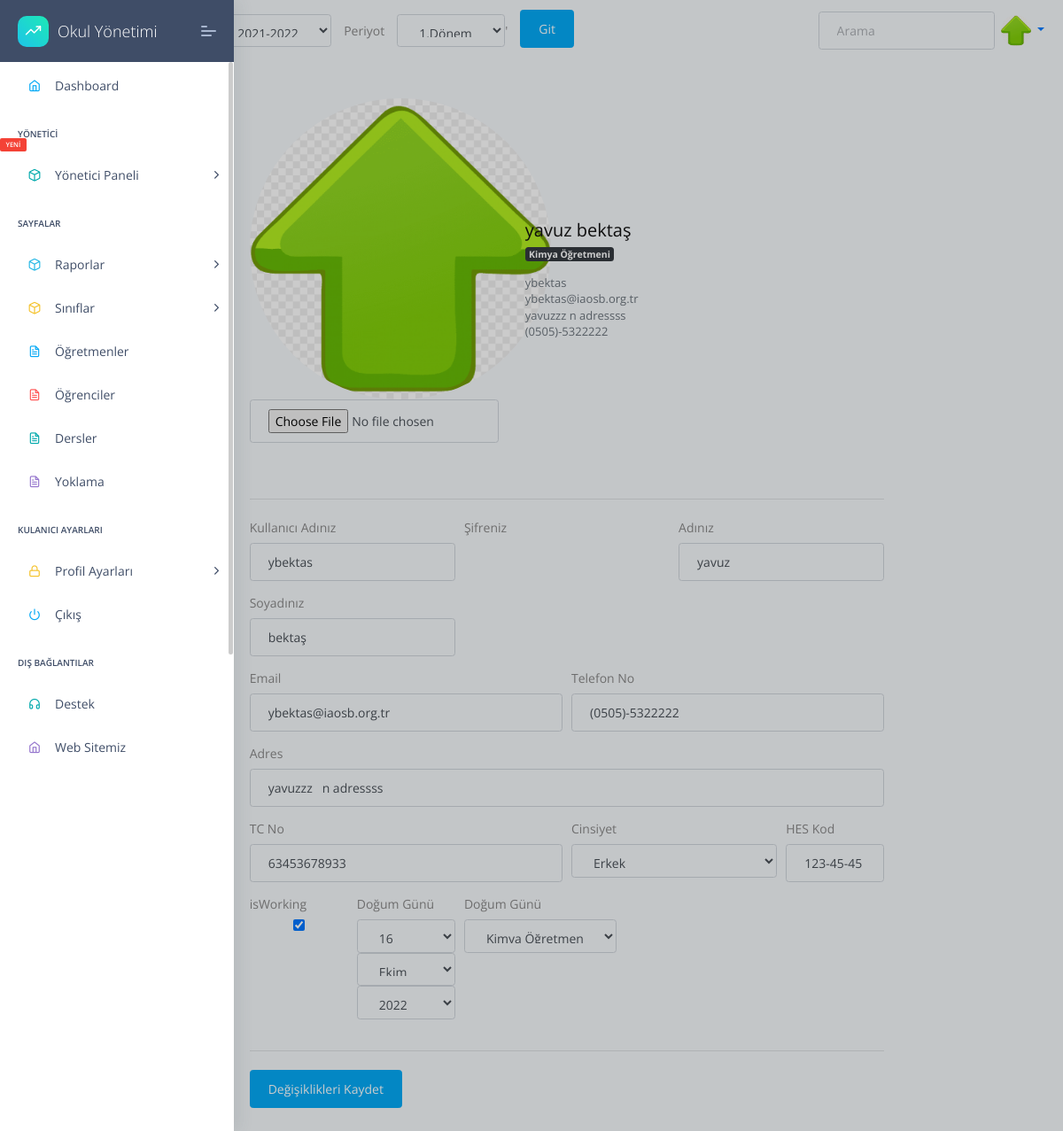
The app's page /profil.html (signed in) with its own data.
### apps/home/models.py (models this page shows, shortened)
class Profil(models.Model):
    user=models.OneToOneField(User,on_delete=models.CASCADE,related_name="user")
    TC=models.CharField(max_length=11,unique=True,validators=[validateEven],blank=True,null=True)# regex eklenecek, validasyon yapilacak
    image=models.ImageField(upload_to=upload_location,blank=True,null=True,default='images/person.png')
    job=models.ForeignKey(JobsTable,on_delete=models.CASCADE,unique=False,blank=True,null=True)
    phone=models.CharField(validators=[validatePhone], max_length=17, blank=True,default="05",null=True,unique=False) # regex eklenecek, validasyon yapilacak
    adress=models.TextField(max_length=100,unique=False,blank=True,null=True)
    isWorking=models.BooleanField(default=True,unique=False,blank=True,null=True)
    HESCode=models.CharField(max_length=12,unique=True,validators=[validateHesCode],blank=True,null=True)
    birthdate=models.DateField(("Doğum Tarihiniz"), auto_now=False, auto_now_add=False,unique=False,blank=True,null=True)
    sexualChoice=(('Kız','Kız'),
              ('Erkek','Erkek'),
              ('Diger','Diğer'),
    )
    gender=CharField(max_length=10 ,choices=sexualChoice,unique=False,blank=True,null=True)

class JobsTable(models.Model):
    name=models.CharField(max_length=50,default="",)
    def __str__(self):
        return self.name

### apps/home/views.py (the view, shortened to what this page needs)
# urls.py: path('profil.html', views.profilUpdate, name='users-edit'),
@login_required(login_url="/login/")
def profilUpdate(request,pk=None):
    if pk==None:
        pk=request.user.id
    user = User.objects.get(id=pk)
    post = Profil.objects.get(user=user)
    jobs =  JobsTable.objects.all()
    profile_form = ProfilForm(request.POST,request.FILES, instance=post)
    user_form = UserForm(request.POST, instance=user)
    profile_form = ProfilForm(instance=post)
    user_form = UserForm(instance=user)
    context={
        'user':user,
        'detail':post,
        'jobs':jobs,
        'profile_form':profile_form,
        'user_form':user_form,
        'media_url':settings.MEDIA_URL,
        'sessions':sessions,
        "periods":periods,
        'all_class_levels':all_class_levels
        }
    return render(request, "home/profil.html", context)

### apps/home/form.py
class UserForm(forms.ModelForm):
    username = forms.CharField(widget=forms.TextInput(attrs={
        'id':'username',
        'class': 'form-control',
        'placeholder': 'Kullanıcı Adı'
    }),required=False)
    first_name = forms.CharField(widget=forms.TextInput(attrs={
        'id':'first_name',
        'class': 'form-control',
        'placeholder': 'Adınız'
    }),required=False)
    last_name = forms.CharField(widget=forms.TextInput(attrs={
        'id':'last_name',
        'class': 'form-control',
        'placeholder': 'Soy adınız'
    }),required=False)
    email = forms.EmailField(widget=forms.EmailInput(attrs={
        'id':'email',
        'class': 'form-control',
        'placeholder': 'Your Email'
    }),required=False)
    class Meta:
        model = User
        fields =  ['username','first_name',"last_name","email"]

### apps/home/models.py (called while the page is built)
    def __str__(self):
      return self.session

    def __str__(self):
      return self.period

### apps/templates/home/profil.html (shortened to what this page needs)
{% extends "layouts/base.html" %}
{% block content %}
<div class="container">
    <div class="row justify-content-center">
        <div class="col-12 col-lg-10 col-xl-8 mx-auto">
            <div class="my-4">
                <form method="POST">
                    <div class="row mt-5 align-items-center">
                        <div class="col-md-5 text-center mb-5">
                            <div class="avatar avatar-xl">
                                <img src="{{detail.image.url}}" alt="..." class="avatar-img rounded-circle" width="340" height="340"/>
                                {{profile_form.image}}
                            </div>
                        </div>
                        <div class="col">
                            <div class="row align-items-center">
                                <div class="col-md-7">
                                    <h4 class="mb-1">{{detail.user.first_name}} {{detail.user.last_name}}</h4>
                                    <p class="medium mb-3"><span class="badge badge-dark">{{detail.job.name}}</span></p>
                                </div>
                            </div>
                            <div class="row mb-4">
                                <div class="col">
                                    <p class="small mb-0 text-muted">{{detail.user.username}}</p>
                                    <p class="small mb-0 text-muted">{{detail.user.email}}</p>
                                    <p class="small mb-0 text-muted">{{detail.adress}}</p>
                                    <p class="small mb-0 text-muted">{{detail.phone}}</p>
                                </div>
                            </div>
                        </div>
                    </div>
                    <hr class="my-4" />
                    <div class="form-row">
                        <div class="form-group col-md-4">
                            <label for="lastname">Kullanıcı Adınız</label>
                            {{user_form.username}}
                        </div>
                        <div class="form-group col-md-4">
                            <label for="lastname">Şifreniz</label>
                        </div>
                        <div class="form-group col-md-4">
                            <label for="firstname">Adınız</label>
                            {{user_form.first_name|capfirst }}
                        </div>
                        <div class="form-group col-md-4">
                            <label for="lastname">Soyadınız</label>
                            {{user_form.last_name|capfirst }}
                        </div>
                    </div>
                    <div class="form-row">
                    <div class="form-group col-md-6">
                        <label for="inputEmail4">Email</label>
                        {{user_form.email}}
                    </div>
                    <div class="form-group col-md-6">
                        <label for="phone">Telefon No</label>
                        {{profile_form.phone}}
                    </div>
                    </div>
                    <div class="form-group">
                        <label for="inputAddress5">Adres</label>
                        {{profile_form.adress}}
                    </div>
                    <div class="form-row">
                        <div class="form-group col-md-6">
                            <label for="inputCompany5">TC No</label>
                            {{profile_form.TC}}
                        </div>
                        <div class="form-group col-md-4">
                            <label for="inputGender">Cinsiyet</label>
                            {{profile_form.gender}}
                        </div>
                        <div class="form-group col-md-2">
                            <label for="HesCode">HES Kod</label>
                            {{profile_form.HESCode}}
                        </div>
                    </div>
                    <div class="form-row">
                    <div class="form-group col-md-2">
                        <label for="Working">isWorking</label>
                        {{profile_form.isWorking}}
                    </div>
                    <div class="form-group col-md-2">
                        <label for="inputBirthday">Doğum Günü</label>
                        {{profile_form.birthdate}}
                    </div>
                    <div class="form-group col-md-3">
                        <label for="inputBirthday">Doğum Günü</label>
                        {{profile_form.job}}
                    </div>
                </div>
                    <hr class="my-4" />
                    <button type="submit" class="btn btn-primary">Değişiklikleri Kaydet</button>
                </form>
            </div>
        </div>
    </div>
    </div>
    {% endblock content %}

### apps/templates/includes/navigation.html (shortened to what this page needs)
<nav  class="navbar navbar-expand-lg ">
  <div class="collapse navbar-collapse ">
  <div class="collapse navbar-collapse" id="navbarsExample03">
    <ul class="navbar-nav mr-auto">
      <li class="text-black">
        <a class="nav-link" href="#">Anasayfa<span class="sr-only">(current)</span></a>
      </li>
      <form class="form-inline my-2 my-md-0"  method="GET" >
      <li class="text-black align-middle mx-3">
        <label for="session">Dönem</label>
      </li>
      <li class="nav-item select">
        <select id="sessionID" class="form-control" name="sessionID">-->
          {% for session in sessions %}
          <option value="{{ session }}">{{ session }}</option>
          {% endfor %}
        </select>
      </li>
      <li class="text-black mx-3">
        <label for="session">Periyot</label>
      </li>
      <li class="nav-item select">
        <select id="periodID" class="form-control" name="periodID">-->
          {% for period in periods %}
          <option value="{{ period }}">{{ period }}</option>
          {% endfor %}
        </select>
      </li>'
      <button  type="submit" class="btn btn-primary mx-3" >Git</button>
    </form>
    </ul>
    <form class="form-inline my-2 my-md-0">
      <input class="form-control" type="text" placeholder="Arama">
    </form>
    <ul class="nav navbar-nav navbar-right">
      <li class="nav-item dropdown">
      <a class="nav-link dropdown-toggle" href="" id="dropdown01" data-toggle="dropdown" aria-haspopup="true" aria-expanded="false">
      {% if user.user.image.ogretmenler %}
      <img
        src="/media/{{user.user.image.ogretmenler}}"
        class="rounded-circle z-depth-0"
        alt="avatar image"
        height="35"
      />
      {% else %}
      <img
        src="/media/{{user.user.image}}"
        class="rounded-circle z-depth-0"
        alt="avatar image"
        height="35"
      >
      {% endif %}
      </a>
      </li>
    </ul>
  </div>
</div>
</nav>

### records on screen
Profil: image (picture), user.first_name "yavuz", user.last_name "bektaş", job.name "Kimya Öğretmeni", user.username "ybektas", user.email "ybektas@iaosb.org.tr", adress "yavuzzz n adressss", phone "(0505)-5322222", TC "63453678933", gender "Erkek", HESCode "123-45-45", isWorking "☑", job "Kimya Öğretmeni"

### other values on screen
form field sessionID "2021-2022"
form field periodID "1.Dönem"
